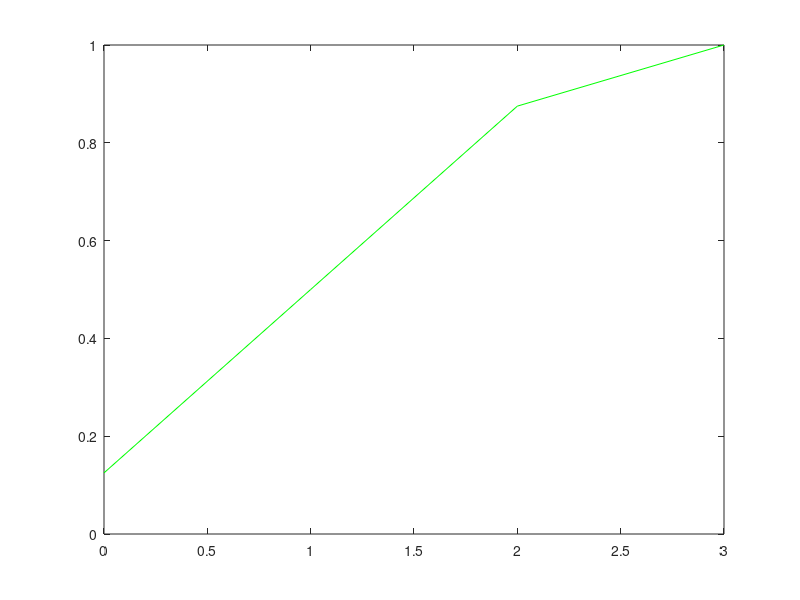

The MATLAB script that drew this image:
#solving the final application
#x follows the binomial that has paramteters 3 and 0.5

x = 0:1:3
px = binopdf(x,3,0.5)
plot(x, px, '*r')
cx=binocdf(x,3,0.5)
plot(x,cx,'g')

#P(x=0) represents the probability of having 0 heads:
binopdf(0,3,0.5)
printf("probability of having 0 heads: %f\n",
 binopdf(0,3,0.5))

#P(x!=1) is the probability of having anything other than 1 head:
printf("probability of having anything other than 1 head: %f\n",
 1 - binopdf(1,3,0.5))


#P(x<=2) - probability of having anything under 2 heads:
printf("probability of having anything under 2 heads: %f\n",
 1 - binocdf(2,3,0.5))

 #P(x>1) - probability of having a larger number of heads that 1:
 printf("probability of having a larger number of heads that 1: %f\n",
 1 - binocdf(1,3,0.5))








